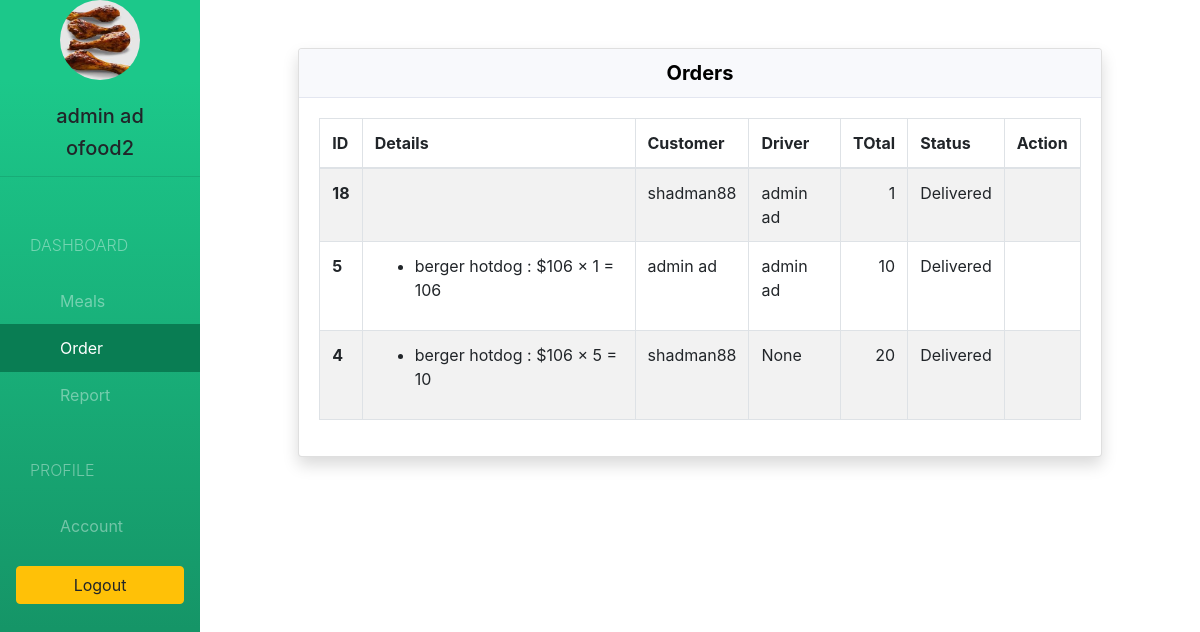
Page /restaurant/order/ (signed in) on the committed database.
### coreapp/models.py (models this page shows, shortened)
class Restaurant(models.Model):
    user = models.OneToOneField(User , on_delete=models.CASCADE, related_name='restaurant')
    name = models.CharField(max_length=255)
    phone = models.CharField(max_length=255)
    address= models.CharField(max_length=255)
    logo = models.ImageField(upload_to='restaurant_images/')

class Order(models.Model):
    COOKING = 1
    READY = 2
    ONTHEWAY = 3
    DELIVERED = 4
    STATUS_CHOICES = (
        (COOKING, 'Cooking'),
        (READY, 'Ready'),
        (ONTHEWAY, 'On the way'),
        (DELIVERED, 'Delivered'),
    )
    customer = models.ForeignKey(Customer, on_delete=models.PROTECT)
    restaurant = models.ForeignKey(Restaurant, on_delete=models.PROTECT)
    driver = models.ForeignKey(Driver, models.SET_NULL, blank=True, null=True)
    address  = models.CharField(max_length=500)
    total = models.IntegerField()
    status = models.IntegerField(choices=STATUS_CHOICES)
    created_at = models.DateTimeField(default= timezone.now)
    picked_at = models.DateTimeField(blank=True, null=True)

class Customer(models.Model):
    user = models.OneToOneField(User, on_delete=CASCADE,related_name='customer')
    avatar = models.CharField(max_length=255)
    phone = models.CharField(max_length=255,blank=True)
    address = models.CharField(max_length=255,blank=True)
    def __str__(self):
        return self.user.get_full_name()

class Driver(models.Model):
    user = models.OneToOneField(User, on_delete=CASCADE,related_name='driver')
    avatar = models.CharField(max_length=255)
    car_models = models.CharField(max_length=255,blank=True)
    plate_number = models.CharField(max_length=255,blank=True)
    location = models.CharField(max_length=255,blank=True)
    def __str__(self):
        return self.user.get_full_name()

class OrderDetails(models.Model):
    order = models.ForeignKey(Order, on_delete=models.PROTECT, related_name='order_details')
    meal  = models.ForeignKey(Meal, on_delete=models.PROTECT)
    quantity = models.IntegerField()
    sub_total = models.IntegerField()

class Meal(models.Model):
    restaurant = models.ForeignKey(Restaurant, on_delete=CASCADE , related_name='restaurant')
    name = models.CharField(max_length=255)
    short_description = models.TextField(max_length=500)
    image = models.ImageField(upload_to='restaurant_images/')
    price = models.IntegerField(default=0)

### coreapp/views.py (the view)
# urls.py: path('restaurant/order/',views.restaurant_order, name = 'restaurant_order' ),
@login_required(login_url = '/restaurant/sign_in/')
def restaurant_order(request):
    if request.method == "POST":
      order = Order.objects.get(id=request.POST["id"])
      if order.status == Order.COOKING:
        order.status = Order.READY
        order.save()
    orders = Order.objects.filter(restaurant = request.user.restaurant).order_by("-id")
    return render(request, 'restaurant/order.html',{
        "orders" : orders
    })

### coreapp/templates/restaurant/order.html (shortened to what this page needs)
{% extends 'restaurant/base.html' %}
{%block body %}
<div class="row">
    <div class="col-md-10 offset-md-1">
        <div class="card shadow text-white mb-3 mt-5">
            <div class="card-header text-center">
                <h5 class="m-0 font-weight-bold text-black"> Orders</h5>
            </div>
            <div class="card-body">
                <table class="table table-striped table-bordered">
                    <thead>
                        <tr>
                        <th scope="col">ID</th>
                        <th scope="col">Details</th>
                        <th scope="col">Customer</th>
                        <th scope="col">Driver</th>
                        <th scope="col">TOtal</th>
                        <th scope="col">Status</th>
                        <th scope="col">Action</th>
                        </tr>
                    </thead>
                    <tbody>
                        {% for order in orders %}
                            <tr class="align-middle">
                                <th scope="row">{{ order.id }}</th>
                                <td>
                                    <ul>
                                        {% for od in order.order_details.all %}
                                         <li> {{od.meal.name}} : ${{ od.meal.price }} × {{ od.quantity }} = {{ od.sub_total }} </li>
                                        {% endfor %}
                                    </ul>
                                </td>
                                <td>{{ order.customer }}</td>
                                <td>{{ order.driver }}</td>
                                <td class="text-right">{{order.total}}</td>
                                <td>{{ order.get_status_display }}</td>
                                <td>
                                </td>
                            </tr>
                        {% endfor %}
                    </tbody>
                </table>
            </div>
        </div>
    </div>
</div>
{% endblock %}

### coreapp/templates/restaurant/base.html (shortened to what this page needs)
{% extends 'restaurant/layout.html' %}
{% block sidebar %}
{% url 'restaurant_meal' as restaurant_meal_url %}
{% url 'restaurant_order' as restaurant_order_url %}
{% url 'restaurant_report' as restaurant_report_url %}
{% url 'restaurant_account' as restaurant_account_url %}
<div class="text-center mt4">
  <img src="{{ request.user.restaurant.logo.url }}" class="rounded-circle"  width="80" height="80" alt="">
  <br><br>
  <h5>{{ request.user.get_full_name }}</h5>
  <h5>{{ request.user.restaurant.name }}</h5>
</div>
<hr>
<div class="list-group">
  <span class="text-uppercase">Dashboard</span>
   <a href="{% url 'restaurant_meal' %}"
     class="list-group-item {% if request.path == restaurant_meal_url %} active {% endif %}">Meals</a>
   <a href="{% url 'restaurant_order' %}"
     class="list-group-item {% if request.path == restaurant_order_url %} active {% endif %}">
     Order
    </a>
   <a href="{% url 'restaurant_report' %}"
      class="list-group-item {% if request.path == restaurant_report_url %} active {% endif %}">Report</a>
  <span class="text-uppercase">Profile</span>
     <a href="{% url 'restaurant_account' %}"
     class="list-group-item {% if request.path == restaurant_account_url %} active {% endif %}">Account</a>
</div>
<div class="text-center my-3 mx-3">
    <form
        method="post"
        action="{% url 'restaurant_sign_out' %}"
        style="display: inline"
      >
        <button type="submit" class="btn btn-warning btn-block">Logout</button>
    </form>
</div>
{% endblock %}

### coreapp/templates/restaurant/layout.html (shortened to what this page needs)
{% load static %}
<!DOCTYPE html>
<html lang="en">
  <head>
    <link rel="stylesheet" href="https://cdn.jsdelivr.net/npm/bootstrap@4.2.1/dist/css/bootstrap.min.css">
    <link rel="stylesheet" href="{% static 'css/styles.css' %}" />
  </head>
  <body>
    <div class="container-fluid">
      <div class="row">
        <div class="col-md-2 sidebar">
          {% block sidebar %}{% endblock %}
        </div>
        <div class="col-md-10 offset-md-2 content">
          {% block body %}{% endblock %}
        </div>
      </div>
    </div>
  </body>
</html>

### coreapp/statics/css/styles.css (style rules this page uses)
.sidebar { height: 100vh; position: fixed; top: 0; left: 0; padding: 0; background-color: #1cc88a; background-image: linear-gradient(180deg, #1cc88a 10%, #13855c 100%); background-size: cover; overflow: auto; }
.sidebar .list-group > span { color: #ffffff66; display: block; margin-top: 20px; padding: 20px 30px; font-size: 16px; font-weight: 300; }
.sidebar .list-group .list-group-item { background-color: transparent; color: #ffffff66; border: 0; padding-left: 60px; padding-right: 30px; }
.sidebar .list-group .list-group-item.active, .sidebar .list-group .list-group-item:focus, .sidebar .list-group .list-group-item:hover { background-color: #097d53; color: white; }
.card-header { padding: 0.75rem 1.25rem; margin-bottom: 0; background-color: #f8f9fc; border-bottom: 1px solid #e3e6f0; }
.card-body { color: #919295; }
.text-black { color: black; }

### rows in the picture
Order: id "18", customer "shadman88", driver "admin ad", total "1", status "Delivered"
Order: id "5", customer "admin ad", driver "admin ad", total "10", status "Delivered"
OrderDetails: meal.name "berger hotdog", meal.price "106", quantity "1", sub_total "106"
Order: id "4", customer "shadman88", driver "None", total "20", status "Delivered"
OrderDetails: meal.name "berger hotdog", meal.price "106", quantity "5", sub_total "10"

### other values in the picture
{{ request.user.get_full_name }} "admin ad"
{{ request.user.restaurant.name }} "ofood2"
